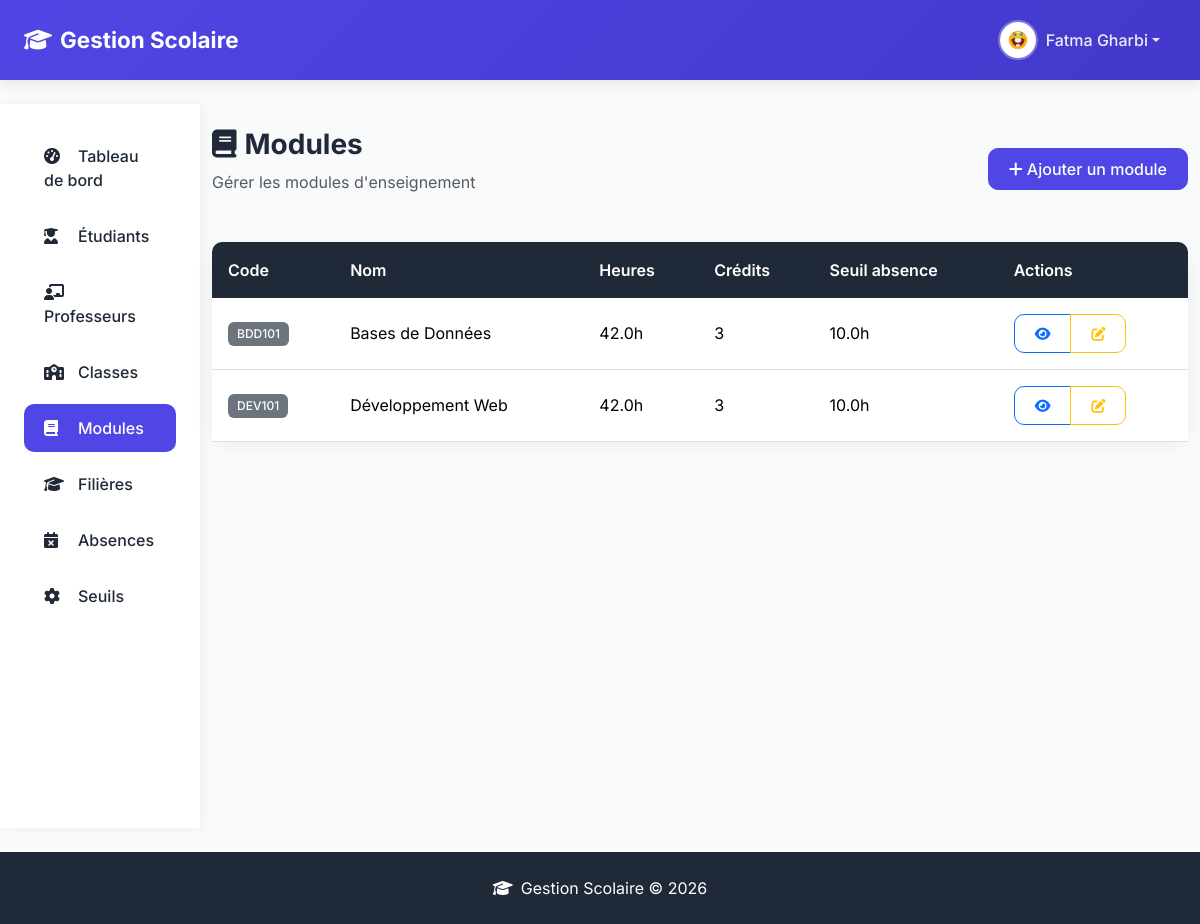
The page /admin/modules (signed in) on the database as committed earlier.
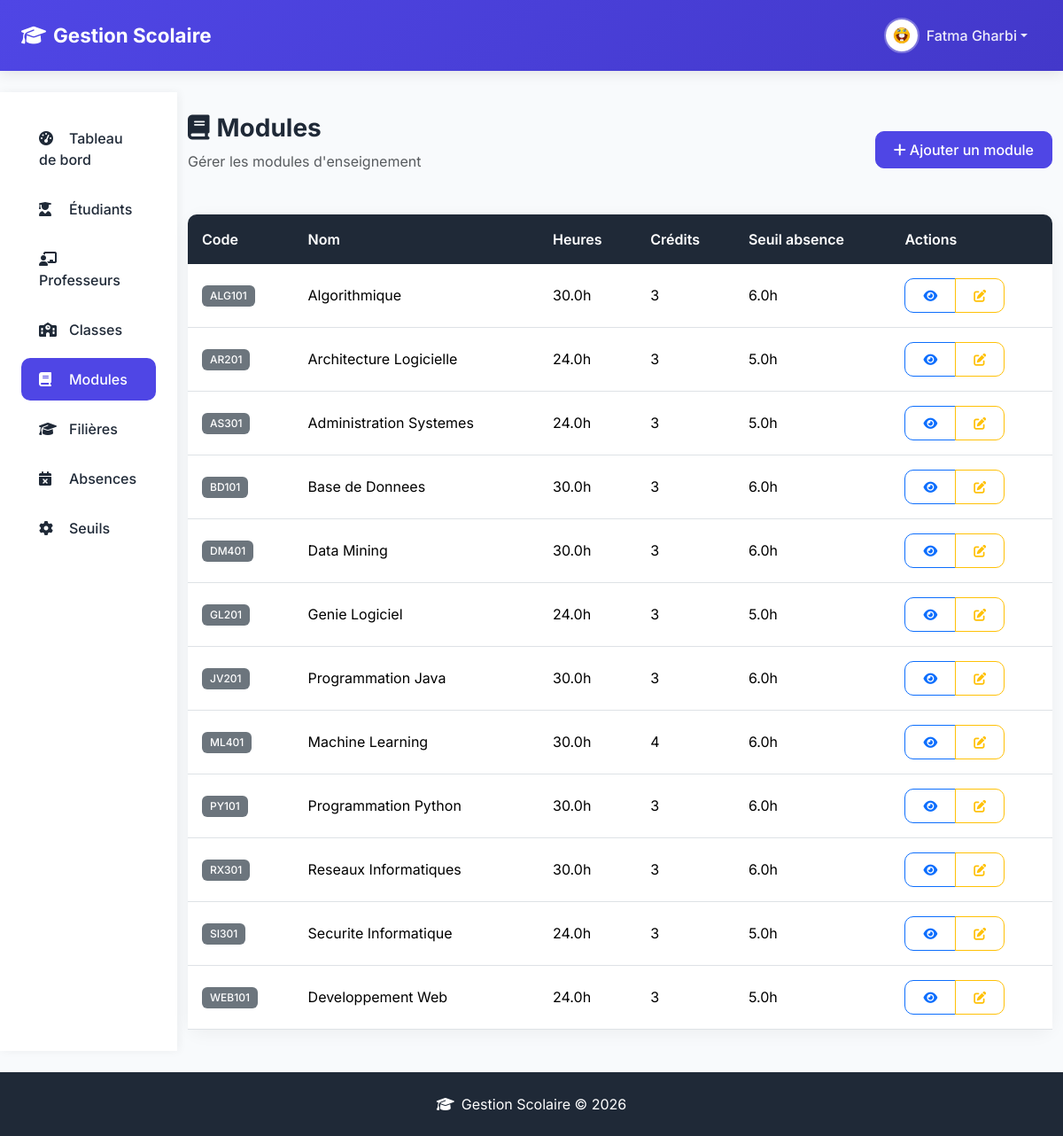
The same page on the database as committed later.
### models.py (models this page shows, shortened)
class User(UserMixin, db.Model):
    __tablename__ = 'user'
    id = db.Column(db.Integer, primary_key=True)
    email = db.Column(db.String(120), unique=True, nullable=False, index=True)
    password_hash = db.Column(db.String(255), nullable=False)
    role = db.Column(db.String(20), nullable=False, default=UserRole.STUDENT)
    is_active = db.Column(db.Boolean, default=True)
    is_first_login = db.Column(db.Boolean, default=True)
    initial_password = db.Column(db.String(50), nullable=True)  # Stores initial password temporarily
    created_at = db.Column(db.DateTime, default=datetime.utcnow)
    updated_at = db.Column(db.DateTime, default=datetime.utcnow, onupdate=datetime.utcnow)
    last_login = db.Column(db.DateTime, nullable=True)
    created_by_id = db.Column(db.Integer, db.ForeignKey('user.id'), nullable=True)
    student_profile = db.relationship('StudentProfile', back_populates='user', uselist=False, cascade='all, delete-orphan')
    professor_profile = db.relationship('ProfessorProfile', back_populates='user', uselist=False, cascade='all, delete-orphan')
    staff_profile = db.relationship('StaffProfile', back_populates='user', uselist=False, cascade='all, delete-orphan')
    created_by = db.relationship('User', remote_side=[id], backref='created_users')
    @property
    def profile(self):
        if self.role == UserRole.STUDENT:
            return self.student_profile
        elif self.role == UserRole.PROFESSOR:
            return self.professor_profile
        elif self.role in [UserRole.ADMIN_STAFF, UserRole.SUPER_ADMIN]:
            return self.staff_profile
        return None
    @property
    def full_name(self):
        profile = self.profile
        if profile:
            return f"{profile.first_name} {profile.last_name}"
        return self.email
    def is_super_admin(self):
        return self.role == UserRole.SUPER_ADMIN

class StaffProfile(db.Model):
    __tablename__ = 'staff_profile'
    id = db.Column(db.Integer, primary_key=True)
    user_id = db.Column(db.Integer, db.ForeignKey('user.id', ondelete='CASCADE'), unique=True, nullable=False)
    employee_id = db.Column(db.String(20), unique=True, nullable=False, index=True)
    first_name = db.Column(db.String(100), nullable=False)
    last_name = db.Column(db.String(100), nullable=False)
    phone = db.Column(db.String(20), nullable=True)
    office = db.Column(db.String(50), nullable=True)
    department = db.Column(db.String(100), nullable=True)
    position = db.Column(db.String(100), nullable=True)
    photo = db.Column(db.String(200), nullable=True)
    hire_date = db.Column(db.Date, nullable=True)
    created_at = db.Column(db.DateTime, default=datetime.utcnow)
    updated_at = db.Column(db.DateTime, default=datetime.utcnow, onupdate=datetime.utcnow)
    user = db.relationship('User', back_populates='staff_profile')

class Module(db.Model):
    __tablename__ = 'module'
    id = db.Column(db.Integer, primary_key=True)
    code = db.Column(db.String(20), unique=True, nullable=False, index=True)
    name = db.Column(db.String(100), nullable=False)
    description = db.Column(db.Text, nullable=True)
    total_hours = db.Column(db.Float, default=42)
    absence_threshold = db.Column(db.Float, default=10)
    credits = db.Column(db.Integer, default=3)
    is_active = db.Column(db.Boolean, default=True)
    created_at = db.Column(db.DateTime, default=datetime.utcnow)
    majors = db.relationship('MajorModule', back_populates='module', cascade='all, delete-orphan')
    teaching_assignments = db.relationship('TeachingAssignment', back_populates='module', cascade='all, delete-orphan')
    student_absences = db.relationship('StudentAbsence', back_populates='module', cascade='all, delete-orphan')

### routes/admin.py (the view)
@admin_bp.route('/modules')
@login_required
@admin_required
def list_modules():
    modules = Module.query.order_by(Module.code).all()
    return render_template('admin/modules/list.html', modules=modules)

### templates/admin/modules/list.html (shortened to what this page needs)
{% extends "admin/admin_base.html" %}
{% block admin_content %}
<div class="py-4">
    <div class="page-header d-flex justify-content-between align-items-center">
        <div>
            <h1><i class="fas fa-book me-2"></i>Modules</h1>
            <p class="text-muted">Gérer les modules d'enseignement</p>
        </div>
        <a href="{{ url_for('admin.create_module') }}" class="btn btn-primary">
            <i class="fas fa-plus me-1"></i>Ajouter un module
        </a>
    </div>
    <div class="card">
        <div class="card-body p-0">
            <div class="table-responsive">
                <table class="table table-hover mb-0">
                    <thead>
                        <tr>
                            <th>Code</th>
                            <th>Nom</th>
                            <th>Heures</th>
                            <th>Crédits</th>
                            <th>Seuil absence</th>
                            <th>Actions</th>
                        </tr>
                    </thead>
                    <tbody>
                        {% for module in modules %}
                        <tr>
                            <td><span class="badge bg-secondary">{{ module.code }}</span></td>
                            <td>{{ module.name }}</td>
                            <td>{{ module.total_hours }}h</td>
                            <td>{{ module.credits }}</td>
                            <td>{{ module.absence_threshold }}h</td>
                            <td>
                                <div class="btn-group btn-group-sm">
                                    <a href="{{ url_for('admin.view_module', id=module.id) }}" class="btn btn-outline-primary" title="Voir"><i class="fas fa-eye"></i></a>
                                    <a href="{{ url_for('admin.edit_module', id=module.id) }}" class="btn btn-outline-warning" title="Modifier"><i class="fas fa-edit"></i></a>
                                </div>
                            </td>
                        </tr>
                        {% else %}
                        <tr>
                            <td colspan="6" class="text-center py-4 text-muted">Aucun module trouvé</td>
                        </tr>
                        {% endfor %}
                    </tbody>
                </table>
            </div>
        </div>
    </div>
</div>
{% endblock admin_content %}

### templates/admin/admin_base.html (shortened to what this page needs)
{% extends "base.html" %}
{% block content %}
<div class="container-fluid py-4">
    <div class="row">
        <div class="col-lg-2 sidebar d-none d-lg-block">
            <nav class="nav flex-column">
                <a class="nav-link " href="{{ url_for('admin.super_admin_dashboard') if current_user.is_super_admin() else url_for('admin.staff_dashboard') }}">
                    <i class="fas fa-tachometer-alt"></i>Tableau de bord
                </a>
                <a class="nav-link {% if 'student' in request.endpoint and 'absence' not in request.endpoint %}active{% endif %}" href="{{ url_for('admin.list_students') }}">
                    <i class="fas fa-user-graduate"></i>Étudiants
                </a>
                <a class="nav-link {% if 'professor' in request.endpoint and 'absence' not in request.endpoint %}active{% endif %}" href="{{ url_for('admin.list_professors') }}">
                    <i class="fas fa-chalkboard-teacher"></i>Professeurs
                </a>
                <a class="nav-link {% if 'class' in request.endpoint %}active{% endif %}" href="{{ url_for('admin.list_classes') }}">
                    <i class="fas fa-school"></i>Classes
                </a>
                <a class="nav-link {% if 'module' in request.endpoint %}active{% endif %}" href="{{ url_for('admin.list_modules') }}">
                    <i class="fas fa-book"></i>Modules
                </a>
                <a class="nav-link {% if 'major' in request.endpoint %}active{% endif %}" href="{{ url_for('admin.list_majors') }}">
                    <i class="fas fa-graduation-cap"></i>Filières
                </a>
                <a class="nav-link {% if 'absence' in request.endpoint %}active{% endif %}" href="{{ url_for('admin.list_student_absences') }}">
                    <i class="fas fa-calendar-times"></i>Absences
                </a>
                <a class="nav-link {% if 'threshold' in request.endpoint %}active{% endif %}" href="{{ url_for('admin.threshold_settings') }}">
                    <i class="fas fa-cog"></i>Seuils
                </a>
            </nav>
        </div>
        <div class="col-lg-10">
            {% block admin_content %}{% endblock %}
        </div>
    </div>
</div>
{% endblock %}

### templates/base.html (shortened to what this page needs)
<!DOCTYPE html>
<html lang="fr">
<head>
    <link href="https://cdn.jsdelivr.net/npm/bootstrap@5.3.2/dist/css/bootstrap.min.css" rel="stylesheet">
    <link href="https://cdnjs.cloudflare.com/ajax/libs/font-awesome/6.5.1/css/all.min.css" rel="stylesheet">
</head>
<body>
    <nav class="navbar navbar-expand-lg navbar-dark sticky-top">
        <div class="container-fluid px-4">
            <a class="navbar-brand" href="{{ url_for('main.landing') }}">
                <i class="fas fa-graduation-cap me-2"></i>Gestion Scolaire
            </a>
            <div class="collapse navbar-collapse" id="navbarContent">
                <ul class="navbar-nav ms-auto align-items-center">
                    {% if current_user.is_authenticated %}
                        <li class="nav-item dropdown">
                            <a class="nav-link dropdown-toggle d-flex align-items-center" href="#" data-bs-toggle="dropdown">
                                {% if current_user.profile and current_user.profile.photo %}
                                    <img src="{{ url_for('static', filename='image/' + current_user.profile.photo) }}" class="user-avatar me-2" alt="Avatar">
                                {% else %}
                                    <div class="avatar-placeholder me-2">{{ current_user.full_name[0] | upper }}</div>
                                {% endif %}
                                <span>{{ current_user.full_name }}</span>
                            </a>
                        </li>
                    {% else %}
                        <li class="nav-item">
                            <a class="nav-link" href="{{ url_for('auth.login') }}"><i class="fas fa-sign-in-alt me-1"></i> Connexion</a>
                        </li>
                    {% endif %}
                </ul>
            </div>
        </div>
    </nav>
    {% block content %}{% endblock %}
    <footer class="text-center">
        <div class="container">
            <p class="mb-0"><i class="fas fa-graduation-cap me-2"></i>Gestion Scolaire &copy; 2026</p>
        </div>
    </footer>
</body>
</html>

### templates/base.html (style rules this page uses)
:root { --primary-color: #4f46e5; --primary-dark: #4338ca; --secondary-color: #06b6d4; --success-color: #10b981; --warning-color: #f59e0b; --danger-color: #ef4444; --dark-color: #1f2937; --light-color: #f3f4f6; }
* { font-family: 'Inter', sans-serif; }
body { background-color: #f8fafc; min-height: 100vh; display: flex; flex-direction: column; }
.navbar { background: linear-gradient(135deg, var(--primary-color) 0%, var(--primary-dark) 100%); box-shadow: 0 2px 15px rgba(0, 0, 0, 0.1); padding: 0.75rem 0; }
.navbar-brand { font-weight: 700; font-size: 1.4rem; color: white !important; }
.nav-link { color: rgba(255, 255, 255, 0.9) !important; font-weight: 500; padding: 0.5rem 1rem !important; border-radius: 8px; transition: all 0.2s; }
.sidebar { background: white; min-height: calc(100vh - 76px); box-shadow: 2px 0 10px rgba(0, 0, 0, 0.05); padding-top: 1.5rem; }
.sidebar .nav-link { color: var(--dark-color) !important; padding: 0.75rem 1.25rem !important; margin: 0.25rem 0.75rem; border-radius: 10px; }
.sidebar .nav-link.active { background-color: var(--primary-color); color: white !important; }
.sidebar .nav-link i { width: 24px; margin-right: 10px; }
.card { border: none; border-radius: 16px; box-shadow: 0 4px 20px rgba(0, 0, 0, 0.05); transition: transform 0.2s, box-shadow 0.2s; }
.table thead th { background-color: var(--dark-color); color: white; font-weight: 600; padding: 1rem; border: none; }
.table thead th:first-child { border-radius: 10px 0 0 0; }
.table thead th:last-child { border-radius: 0 10px 0 0; }
.table td { padding: 1rem; vertical-align: middle; }
.btn { border-radius: 10px; padding: 0.5rem 1.25rem; font-weight: 500; }
.btn-primary { background: var(--primary-color); border-color: var(--primary-color); }
.badge { padding: 0.5em 0.75em; border-radius: 6px; font-weight: 500; }
footer { background: var(--dark-color); color: white; padding: 1.5rem 0; margin-top: auto; }
.user-avatar { width: 40px; height: 40px; border-radius: 50%; object-fit: cover; border: 2px solid rgba(255, 255, 255, 0.3); }
.page-header { margin-bottom: 2rem; }
.page-header h1 { font-size: 1.75rem; font-weight: 700; color: var(--dark-color); }

Rows that differ between the two databases and show on the page:
added Module: code "ALG101", name "Algorithmique", total_hours "30.0", credits "3", absence_threshold "6.0"
added Module: code "AR201", name "Architecture Logicielle", total_hours "24.0", credits "3", absence_threshold "5.0"
added Module: code "AS301", name "Administration Systemes", total_hours "24.0", credits "3", absence_threshold "5.0"
changed Module: code "BDD101" → "BD101"; name "Bases de Données" → "Base de Donnees"; total_hours "42.0" → "30.0"; absence_threshold "10.0" → "6.0"
added Module: code "DM401", name "Data Mining", total_hours "30.0", credits "3", absence_threshold "6.0"
added Module: code "GL201", name "Genie Logiciel", total_hours "24.0", credits "3", absence_threshold "5.0"
added Module: code "JV201", name "Programmation Java", total_hours "30.0", credits "3", absence_threshold "6.0"
added Module: code "ML401", name "Machine Learning", total_hours "30.0", credits "4", absence_threshold "6.0"
changed Module: code "DEV101" → "PY101"; name "Développement Web" → "Programmation Python"; total_hours "42.0" → "30.0"; absence_threshold "10.0" → "6.0"
added Module: code "RX301", name "Reseaux Informatiques", total_hours "30.0", credits "3", absence_threshold "6.0"
added Module: code "SI301", name "Securite Informatique", total_hours "24.0", credits "3", absence_threshold "5.0"
added Module: code "WEB101", name "Developpement Web", total_hours "24.0", credits "3", absence_threshold "5.0"
